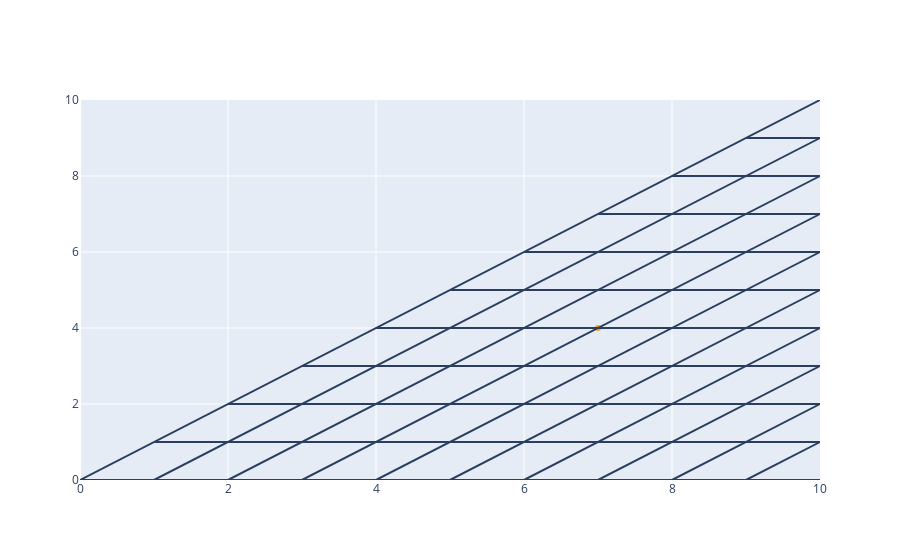

Write notebook code for a chart like this one.
### Code cell
fig = example_basis.space_figure()
x, y = example_basis.coordinate([3, 4])
fig.add_trace(
    go.Scatter(
        mode="markers",
        x=[x],
        y=[y], 
        marker=dict(
            color="orange"
        )))
fig.show()

### Figure 1 — Plotly figure (JSON) as saved in the notebook; plotly's stock layout.template omitted (floating-point values rounded to 4 significant figures)
{"data": [{"marker": {"color": "orange"}, "mode": "markers", "type": "scatter", "x": [7], "y": [4]}], "layout": {"shapes": [{"type": "line", "x0": 0, "x1": 10, "y0": 0, "y1": 10}, {"type": "line", "x0": 1, "x1": 11, "y0": 0, "y1": 10}, {"type": "line", "x0": 2, "x1": 12, "y0": 0, "y1": 10}, {"type": "line", "x0": 3, "x1": 13, "y0": 0, "y1": 10}, {"type": "line", "x0": 4, "x1": 14, "y0": 0, "y1": 10}, {"type": "line", "x0": 5, "x1": 15, "y0": 0, "y1": 10}, {"type": "line", "x0": 6, "x1": 16, "y0": 0, "y1": 10}, {"type": "line", "x0": 7, "x1": 17, "y0": 0, "y1": 10}, {"type": "line", "x0": 8, "x1": 18, "y0": 0, "y1": 10}, {"type": "line", "x0": 9, "x1": 19, "y0": 0, "y1": 10}, {"type": "line", "x0": 0, "x1": 10, "y0": 0, "y1": 0}, {"type": "line", "x0": 1, "x1": 11, "y0": 1, "y1": 1}, {"type": "line", "x0": 2, "x1": 12, "y0": 2, "y1": 2}, {"type": "line", "x0": 3, "x1": 13, "y0": 3, "y1": 3}, {"type": "line", "x0": 4, "x1": 14, "y0": 4, "y1": 4}, {"type": "line", "x0": 5, "x1": 15, "y0": 5, "y1": 5}, {"type": "line", "x0": 6, "x1": 16, "y0": 6, "y1": 6}, {"type": "line", "x0": 7, "x1": 17, "y0": 7, "y1": 7}, {"type": "line", "x0": 8, "x1": 18, "y0": 8, "y1": 8}, {"type": "line", "x0": 9, "x1": 19, "y0": 9, "y1": 9}], "xaxis": {"range": [0, 10]}, "yaxis": {"range": [0, 10]}}}
